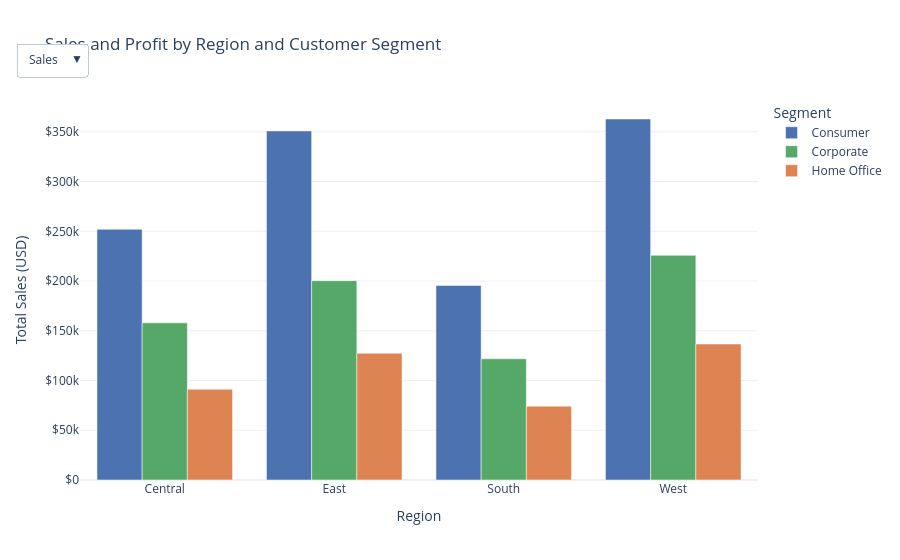

The code cell stored with this chart in its notebook:
### Markdown cell above
### **8. Visualisation 5 — Interactive Sales and Profit Explorer by Segment and Region (Plotly)**

The interactive Plotly dashboard visualizes and combines grouped bar charts and sunburst charts, and afford more interactive exploration of the sales and profit behaviour by customer segment and region. The interactive nature of the visualisation helps analytical investigation and allows users to use tools to examine the exact values, to select and separate certain categories, and can give them the capability to compare dimensions dynamically without the need to create extra static plots.

### Code cell
seg_region = df.groupby(['Region', 'Segment'])[['Sales', 'Profit']].sum().reset_index()

fig = go.Figure()

segments = seg_region['Segment'].unique()
colors_seg = {'Consumer': '#4C72B0', 'Corporate': '#55A868', 'Home Office': '#DD8452'}

for seg in segments:
    sub = seg_region[seg_region['Segment'] == seg]
    fig.add_trace(go.Bar(
        name=seg,
        x=sub['Region'],
        y=sub['Sales'],
        marker_color=colors_seg[seg],
        visible=True,
        hovertemplate='<b>%{x}</b><br>Segment: ' + seg + '<br>Value: $%{y:,.0f}<extra></extra>'
    ))

for seg in segments:
    sub = seg_region[seg_region['Segment'] == seg]
    fig.add_trace(go.Bar(
        name=seg,
        x=sub['Region'],
        y=sub['Profit'],
        marker_color=colors_seg[seg],
        visible=False,
        hovertemplate='<b>%{x}</b><br>Segment: ' + seg + '<br>Value: $%{y:,.0f}<extra></extra>'
    ))

n = len(segments)

fig.update_layout(
    updatemenus=[dict(
        type='dropdown',
        x=0.01, y=1.15,
        buttons=[
            dict(label='Sales',
                 method='update',
                 args=[{'visible': [True]*n + [False]*n},
                       {'yaxis': {'title': 'Total Sales (USD)', 'tickprefix': '$'}}]),
            dict(label='Profit',
                 method='update',
                 args=[{'visible': [False]*n + [True]*n},
                       {'yaxis': {'title': 'Total Profit (USD)', 'tickprefix': '$'}}])
        ]
    )],
    barmode='group',
    title='Sales and Profit by Region and Customer Segment',
    xaxis_title='Region',
    yaxis_title='Total Sales (USD)',
    yaxis_tickprefix='$',
    legend_title='Segment',
    height=480,
    template='plotly_white'
)

fig.show()

### Figure 1 — Plotly figure (JSON) as saved in the notebook; plotly's stock layout.template omitted (floating-point values rounded to 4 significant figures)
{"data": [{"hovertemplate": "<b>%{x}</b><br>Segment: Consumer<br>Value: $%{y:,.0f}<extra></extra>", "marker": {"color": "#4C72B0"}, "name": "Consumer", "type": "bar", "visible": true, "x": ["Central", "East", "South", "West"], "y": [252000.0, 350900.0, 195600.0, 362900.0]}, {"hovertemplate": "<b>%{x}</b><br>Segment: Corporate<br>Value: $%{y:,.0f}<extra></extra>", "marker": {"color": "#55A868"}, "name": "Corporate", "type": "bar", "visible": true, "x": ["Central", "East", "South", "West"], "y": [158000.0, 200400.0, 121900.0, 225900.0]}, {"hovertemplate": "<b>%{x}</b><br>Segment: Home Office<br>Value: $%{y:,.0f}<extra></extra>", "marker": {"color": "#DD8452"}, "name": "Home Office", "type": "bar", "visible": true, "x": ["Central", "East", "South", "West"], "y": [91210.0, 127500.0, 74260.0, 136700.0]}, {"hovertemplate": "<b>%{x}</b><br>Segment: Consumer<br>Value: $%{y:,.0f}<extra></extra>", "marker": {"color": "#4C72B0"}, "name": "Consumer", "type": "bar", "visible": false, "x": ["Central", "East", "South", "West"], "y": [8564.0, 41190.0, 26910.0, 57450.0]}, {"hovertemplate": "<b>%{x}</b><br>Segment: Corporate<br>Value: $%{y:,.0f}<extra></extra>", "marker": {"color": "#55A868"}, "name": "Corporate", "type": "bar", "visible": false, "x": ["Central", "East", "South", "West"], "y": [18700.0, 23620.0, 15220.0, 34440.0]}, {"hovertemplate": "<b>%{x}</b><br>Segment: Home Office<br>Value: $%{y:,.0f}<extra></extra>", "marker": {"color": "#DD8452"}, "name": "Home Office", "type": "bar", "visible": false, "x": ["Central", "East", "South", "West"], "y": [12440.0, 26710.0, 4621.0, 16530.0]}], "layout": {"autosize": true, "barmode": "group", "legend": {"title": {"text": "Segment"}}, "title": {"text": "Sales and Profit by Region and Customer Segment"}, "updatemenus": [{"buttons": [{"args": [{"visible": [true, true, true, false, false, false]}, {"yaxis": {"tickprefix": "$", "title": "Total Sales (USD)"}}], "label": "Sales", "method": "update"}, {"args": [{"visible": [false, false, false, true, true, true]}, {"yaxis": {"tickprefix": "$", "title": "Total Profit (USD)"}}], "label": "Profit", "method": "update"}], "type": "dropdown", "x": 0.01, "y": 1.15}], "xaxis": {"autorange": true, "range": [-0.5, 3.5], "title": {"text": "Region"}, "type": "category"}, "yaxis": {"autorange": true, "range": [0, 382000.0], "tickprefix": "$", "title": {"text": "Total Sales (USD)"}, "type": "linear"}}}
